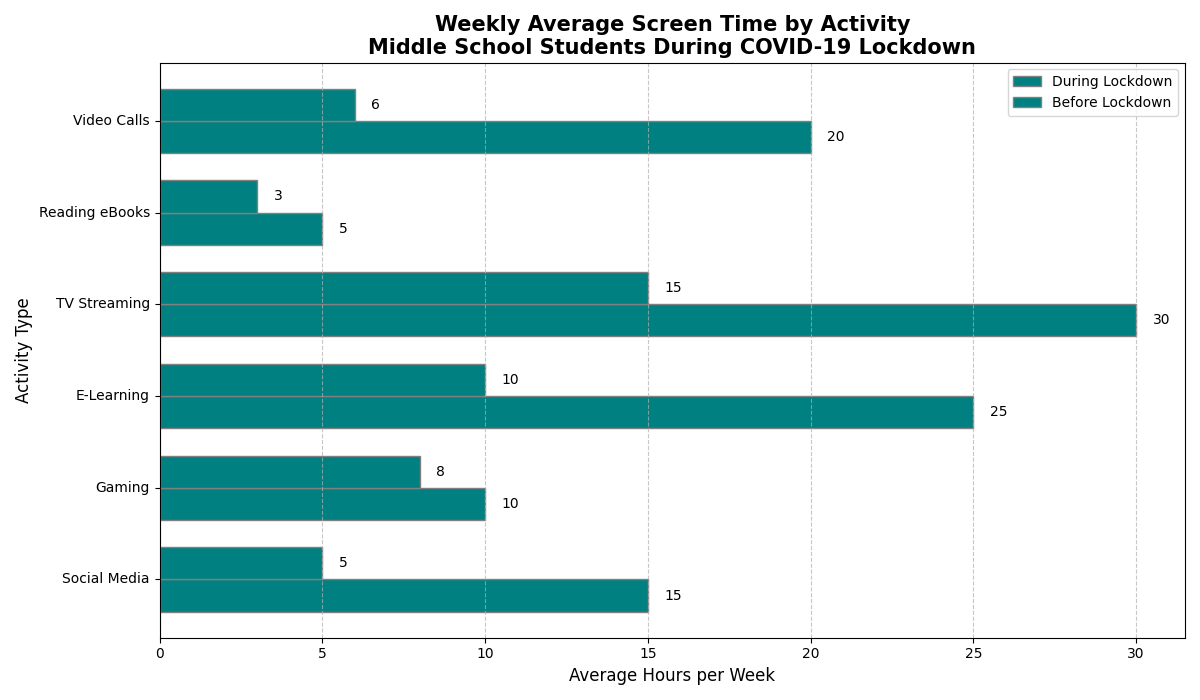

Python code for this plot:
import matplotlib.pyplot as plt
import numpy as np

activities = ['Social Media', 'Gaming', 'E-Learning', 'TV Streaming', 'Reading eBooks', 'Video Calls']
average_hours_lockdown = np.array([15, 10, 25, 30, 5, 20])
average_hours_prelockdown = np.array([5, 8, 10, 15, 3, 6])

fig, ax = plt.subplots(figsize=(12, 7))

bar_height = 0.35
index = np.arange(len(activities))

# Use the same color for both data groups
bar1 = ax.barh(index, average_hours_lockdown, bar_height, label='During Lockdown', color='teal', edgecolor='gray')
bar2 = ax.barh(index + bar_height, average_hours_prelockdown, bar_height, label='Before Lockdown', color='teal', edgecolor='gray')

ax.set_title('Weekly Average Screen Time by Activity\nMiddle School Students During COVID-19 Lockdown', fontsize=15, fontweight='bold')
ax.set_xlabel('Average Hours per Week', fontsize=12)
ax.set_ylabel('Activity Type', fontsize=12)
ax.set_yticks(index + bar_height / 2)
ax.set_yticklabels(activities, fontsize=10, rotation=0, va='center')
ax.legend(fontsize=10)

for bar_group in [bar1, bar2]:
    for bar in bar_group:
        width = bar.get_width()
        ax.text(width + 0.5, bar.get_y() + bar.get_height() / 2, f'{width}', va='center', ha='left', fontsize=10)

ax.grid(axis='x', linestyle='--', alpha=0.7)

plt.tight_layout()
plt.show()
